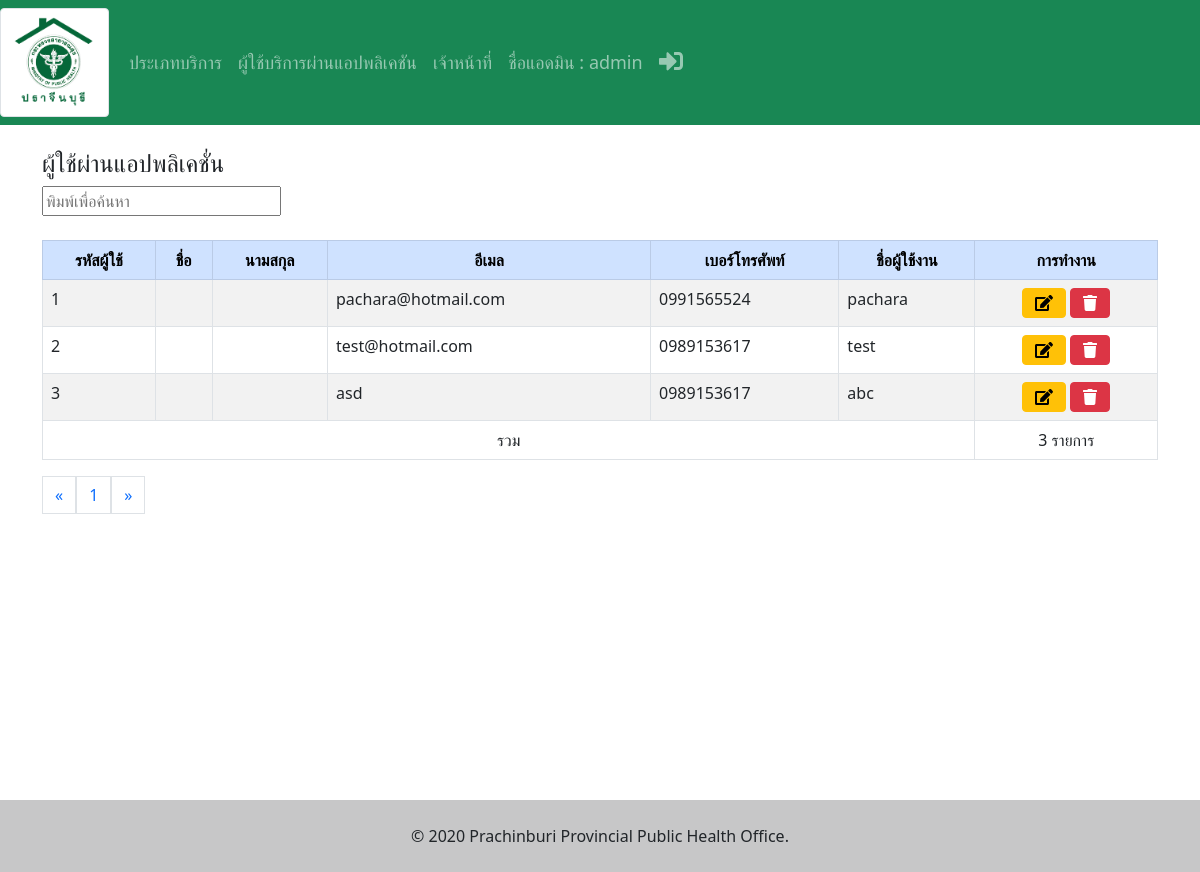
The page /index_member.php (signed in) on the database its author committed.
### tables this page shows
CREATE TABLE `member` (
  `mem_id` int(1) NOT NULL,
  `email` varchar(255) DEFAULT NULL,
  `cardnumber` varchar(10) NOT NULL,
  `password` varchar(20) NOT NULL,
  `username` varchar(50) DEFAULT NULL
);

### index_member.php (the view, shortened to what this page needs)
<?php
  include 'assets/php/connect.php';
?>
<html>
<head>
    <link rel="stylesheet" href="assets/css/console.css">
    <link rel="stylesheet" href="https://cdnjs.cloudflare.com/ajax/libs/malihu-custom-scrollbar-plugin/3.1.5/jquery.mCustomScrollbar.min.css">
    <link rel="stylesheet" href="https://stackpath.bootstrapcdn.com/bootstrap/5.0.0-alpha2/css/bootstrap.min.css">
</head>
<body>
<div class="wrapper">
    <div id="content">
        <?php include 'assets/object/navbarAd.php'?>
        <div class="container my-4">
            <div class="row">
            <div class="col-md-10">
                    <h4>
                        ผู้ใช้ผ่านแอปพลิเคชั่น
                    </h4>
                </div>
            <div class="search-box">
              <input type="text" id="t" placeholder="พิมพ์เพื่อค้นหา" autocomplete="off">
            <div class="result">
                <div  id="demo">
                    <table id="example" class="table table-striped table-bordered table-hover table-responsive-sm" style="width:100%">
                        <thead align="center" class="table-primary">
                          <th>รหัสผู้ใช้</th>
                          <th>ชื่อ</th>
                          <th>นามสกุล</th>
                          <th>อีเมล</th>
                          <th>เบอร์โทรศัพท์</th>
                          <th>ชื่อผู้ใช้งาน</th>
                          <th>การทำงาน</th>
                        </thead>
                        <tbody>
                    <br>
                        <div>
                          <div class="container">
                            <div class="row hidden-md-up">
                              <?php
                                  $perpage = 5;
                                  if (isset($_GET['page'])) {
                                  $page = $_GET['page'];
                                  } else {
                                  $page = 1;
                                  }
                                  $start = ($page - 1) * $perpage;
                                  $sql = "SELECT * FROM `member` limit {$start} , {$perpage}";
                                  $sum=0;
                                    $load = $con->query($sql);
                                    while($data = $load->fetch_assoc()):
                                      $sum++;
                                    ?>
                                    <tr>
                                      <td><?php echo $data['mem_id']; ?></td>
                                      <td><?php echo $data['f_name']; ?></td>
                                      <td><?php echo $data['l_name']; ?></td>
                                      <td><?php echo $data['email']; ?></td>
                                      <td><?php echo $data['cardnumber']; ?></td>
                                      <td><?php echo $data['username']; ?></td>
                                      <td><center><a  class='btn btn-warning' onClick=update(<?php echo $data['mem_id'];?>)>
                                      <i class="fas fa-edit"> </i></a>
                                      <a  class='btn btn-danger' onClick=remove(<?php echo $data['mem_id'];?>)>
                                      <i class="fas fa-trash"> </i></a></td>
                                    </tr>
                              <?php
                            endwhile;
                            ?>
                            </div>
                          </div>
                        </div>
                        </tbody>
                        <tfoot>
                            <tr align="center">
                            <td colspan="6">
                                รวม
                            </td>
                            <td >
                              <?php echo $sum." รายการ"?>
                            </td>
                            </tr>
                        </tfoot>
                    </table>
                    <?php
                    $sql2 = "select * from `member` ";
                    $query2 = mysqli_query($con, $sql2);
                    $total_record = mysqli_num_rows($query2);
                    $total_page = ceil($total_record / $perpage);
                    ?>
                    </div>
                  </div>
                  </div>
                  <nav  >
                    <ul class="pagination">
                    <li>
                    <a class="page-link"  href="index_member.php?page=1" aria-label="Previous">
                    <span aria-hidden="true">&laquo;</span>
                    </a>
                    </li>
                    <?php for($i=1;$i<=$total_page;$i++){ ?>
                    <li><a class="page-link" href="index_member.php?page=<?php echo $i; ?>"><?php echo $i; ?></a></li>
                    <?php } ?>
                    <li>
                    <a class="page-link" href="index_member.php?page=<?php echo $total_page;?>" aria-label="Next">
                    <span aria-hidden="true">&raquo;</span>
                    </a>
                    </li>
                    </ul>
                  </nav>
                </div>
              </div>
          </div>
      </div>
      <?php include 'assets/object/footer.php'?>
</body>
</html>

### assets/object/navbarAd.php (shortened to what this page needs)
 <!DOCTYPE html>
<html lang="en">
<head>
</head>
 <nav class="navbar navbar-expand-lg bg-success text-white navbar-dark" style="font-size:18px">
 <a href="#" class="brand-link">
        <img class="img-thumbnail" src="images/logo1.png" alt="CoolBrand" height="50px" width="120px">
    </a>
     <div class="container">
         <div class="collapse navbar-collapse" id="navbarCollapse">
             <ul class="navbar-nav mr-auto">
                 <li class="nav-item">
                     <a class="nav-link" href="index_type.php">ประเภทบริการ</a>
                 </li>
                 <li class="nav-item">
                     <a class="nav-link" href="index_member.php">ผู้ใช้บริการผ่านแอปพลิเคชัน</a>
                 </li>
                 <li class="nav-item">
                     <a class="nav-link" href="index_emp.php">เจ้าหน้าที่</a>
                 </li>
             </ul>
             <ul class="navbar-nav nav-flex-icons">
                 <li class="nav-item">
                    <a class="nav-link " class="nav-link waves-effect"><?php echo "ชื่อแอดมิน : ".$_SESSION['staff_id'];?></a>
                 </li>
                 <li class="nav-item">
                     <a href="assets/php/logout.php" class="nav-link waves-effect">
                         <i class="fas fa-sign-in-alt fa-lg" ></i>
                     </a>
                 </li>
            </ul>
         </div>
     </div>
 </nav>

### assets/object/footer.php
<footer class="bg-light text-center text-lg-start">
  <div class="text-center p-4" style="background-color: rgba(0, 0, 0, 0.2);">
  © 2020 Prachinburi Provincial Public Health Office.
  </div>
</footer>

### assets/css/console.css (style rules this page uses)
.wrapper { display: flex; width: 100%; align-items: stretch; }
body { font-family: 'Poppins', sans-serif; background: #fafafa; }
a, a:hover, a:focus { color: inherit; text-decoration: none; transition: all 0.3s; }
#content { width: 100%; min-height: 100vh; transition: all 0.3s; }

### rows shown on the page
member: mem_id "1", email "pachara@hotmail.com", cardnumber "0991565524", username "pachara"
member: mem_id "2", email "test@hotmail.com", cardnumber "0989153617", username "test"
member: mem_id "3", email "asd", cardnumber "0989153617", username "abc"

### other values the page prints
$_SESSION['staff_id'] "admin"
$sum "3"
